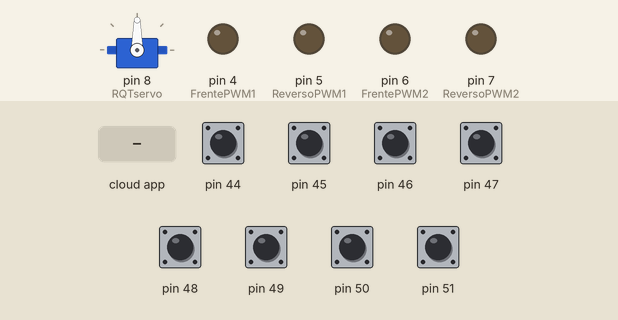
Recording of a sketch running on a simulated Arduino Mega 2560, built with avr-gcc and run on an emulated ATmega2560. Shown: servo, output pins drawn as LEDs (lit = HIGH). The test bench sets the inputs (shaded band); at power-on: pin 44–51 HIGH. The ROS host is connected and sends only what is stated.

Above: at 1.2 s.
1.3 s: the phone or cloud app sets linear.x to -100
At 2.0 s:
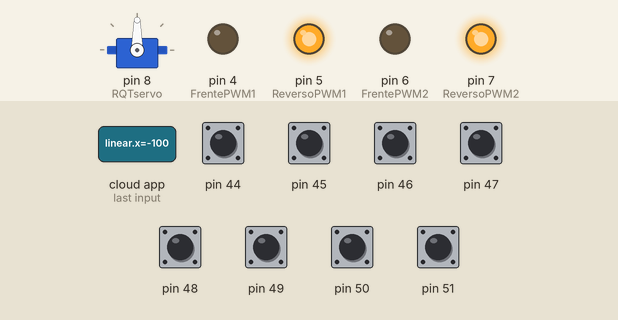
2.8 s: the phone or cloud app sets linear.x to 100
At 3.1 s:
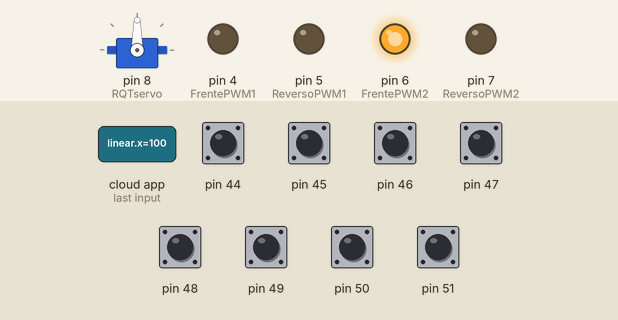
4.3 s: the phone or cloud app sets angular.z to -100
At 5.5 s:
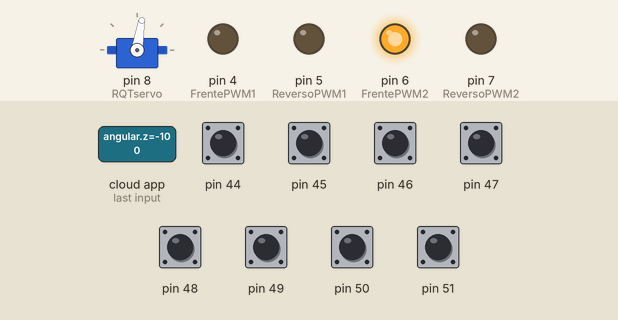
5.8 s: the phone or cloud app sets angular.z to 100
At 6.7 s:
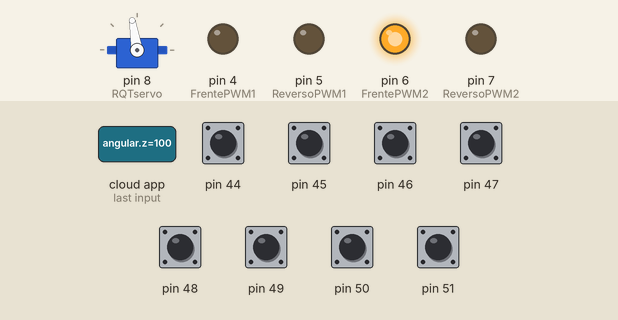
Timing chart, 0 to 8.3 s (numbered marks = the images above; inputs shaded):
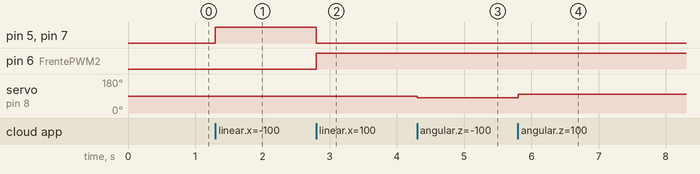

The sketch:

ENCODER_OK_31102023.ino
```cpp
#include <Servo.h>
#include <ArduinoHardware.h>
#include <ros.h>
#include <geometry_msgs/Twist.h>
#include <std_msgs/Float64.h>

ros::NodeHandle nh;
std_msgs::Float64 EncoderL;
ros::Publisher Encoder_Left("EncoderLeft", &EncoderL);

std_msgs::Float64 EncoderR;
ros::Publisher Encoder_Right("EncoderRight", &EncoderR);

int LeituraBin;
float EncoderAnterior, LeituraEncoder, ValorEncoder, LeituraGray;

int LeituraBin_R;
float EncoderAnterior_R, LeituraEncoder_R, ValorEncoder_R, LeituraGray_R;

Servo RQTservo;

float CTRL_Velocidade, AnguloServo;
float Velocidade_linear, Velocidade_angular;

int FrentePWM1 = 4;
int ReversoPWM1 = 5;
int FrentePWM2 = 6;
int ReversoPWM2 = 7;


void CTRL_Baja(const geometry_msgs::Twist& vel) {
  Velocidade_linear = vel.linear.x;
  Velocidade_angular = vel.angular.z;
}

ros::Subscriber<geometry_msgs::Twist> sub_CTRL("cmd_vel", &CTRL_Baja);

void setup() {
  RQTservo.attach(8);
  pinMode(FrentePWM2, OUTPUT);
  pinMode(ReversoPWM2, OUTPUT);

  nh.initNode();
  nh.subscribe(sub_CTRL);
  nh.advertise(Encoder_Left);
  nh.advertise(Encoder_Right);

  pinMode(51, INPUT);
  pinMode(49, INPUT);
  pinMode(47, INPUT);
  pinMode(45, INPUT);

  pinMode(50, INPUT);
  pinMode(48, INPUT);
  pinMode(46, INPUT);
  pinMode(44, INPUT);
}
void loop() {
  LeituraBin_R = (!digitalRead(51) & 0x1) | ((!digitalRead(49) & 0x1) << 1) | ((!digitalRead(47) & 0x1) << 2) | ((!digitalRead(45) & 0x1) << 3);
  LeituraBin = (!digitalRead(50) & 0x1) | ((!digitalRead(48) & 0x1) << 1) | ((!digitalRead(46) & 0x1) << 2) | ((!digitalRead(44) & 0x1) << 3);
  bin_gray();
  velocidade();
  velocidade_R();

  EncoderL.data = ValorEncoder;
  Encoder_Left.publish(&EncoderL);
  EncoderR.data = ValorEncoder_R;
  Encoder_Right.publish(&EncoderR);
  nh.spinOnce();


  //======== Direção
  AnguloServo = map(Velocidade_angular, -10, 10, 0, 180);
  RQTservo.write(AnguloServo);

  //======== Deslocamento
  if (Velocidade_linear == 0) {
    CTRL_Velocidade = 512;
  } else {
    CTRL_Velocidade = (Velocidade_linear * 512) + 512;
  }

  if (CTRL_Velocidade < 512) {
    // reverse rotation
    int reversePWM = -(CTRL_Velocidade - 511) / 2;
    analogWrite(FrentePWM1, 0);
    analogWrite(ReversoPWM1, reversePWM);
    analogWrite(FrentePWM2, 0);
    analogWrite(ReversoPWM2, reversePWM);

  } else {
    // forward rotation
    int forwardPWM = (CTRL_Velocidade - 512) / 2;
    analogWrite(FrentePWM1, forwardPWM);
    analogWrite(ReversoPWM1, 0);
    analogWrite(FrentePWM2, forwardPWM);
    analogWrite(ReversoPWM2, 0);
  }

  nh.spinOnce();
}


//###################### CONVERSOR DE BIN PARA GRAY
void bin_gray() {
  switch (LeituraBin) {
    case 0: LeituraGray = 0; break;
    case 1: LeituraGray = 1; break;
    case 2: LeituraGray = 9; break;
    case 3: LeituraGray = 8; break;
    case 4: LeituraGray = 13; break;
    case 5: LeituraGray = 4; break;
    case 6: LeituraGray = 12; break;
    case 7: LeituraGray = 5; break;
    case 8: LeituraGray = 15; break;
    case 9: LeituraGray = 2; break;
    case 10: LeituraGray = 10; break;
    case 11: LeituraGray = 7; break;
    case 12: LeituraGray = 14; break;
    case 13: LeituraGray = 3; break;
    case 14: LeituraGray = 11; break;
    case 15: LeituraGray = 6; break;
  }

  switch (LeituraBin_R) {
    case 0: LeituraGray_R = 0; break;
    case 1: LeituraGray_R = 1; break;
    case 2: LeituraGray_R = 9; break;
    case 3: LeituraGray_R = 8; break;
    case 4: LeituraGray_R = 13; break;
    case 5: LeituraGray_R = 4; break;
    case 6: LeituraGray_R = 12; break;
    case 7: LeituraGray_R = 5; break;
    case 8: LeituraGray_R = 15; break;
    case 9: LeituraGray_R = 2; break;
    case 10: LeituraGray_R = 10; break;
    case 11: LeituraGray_R = 7; break;
    case 12: LeituraGray_R = 14; break;
    case 13: LeituraGray_R = 3; break;
    case 14: LeituraGray_R = 11; break;
    case 15: LeituraGray_R = 6; break;
  }
}

// CALCULO DE VELOCIDADE
void velocidade() {
  LeituraEncoder = (EncoderAnterior - LeituraGray);
  if (LeituraEncoder == 1 || LeituraEncoder == -15) {  // Giro no sentido horário
    ValorEncoder++;
  } else if (LeituraEncoder == -1 || LeituraEncoder == 15) {  // Giro no sentido anti-horário
    ValorEncoder--;
  } else {
    ValorEncoder = ValorEncoder + LeituraEncoder;
  }
  EncoderAnterior = LeituraGray;
}

void velocidade_R() {
  LeituraEncoder_R = (EncoderAnterior_R - LeituraGray_R);
  if (LeituraEncoder_R == 1 || LeituraEncoder_R == -15) {  // Giro no sentido horário
    ValorEncoder_R++;
  } else if (LeituraEncoder_R == -1 || LeituraEncoder_R == 15) {  // Giro no sentido anti-horário
    ValorEncoder_R--;
  } else {
    ValorEncoder_R = ValorEncoder_R + LeituraEncoder_R;
  }
  EncoderAnterior_R = LeituraGray_R;
}
```

Measured:
- after the input at 1.3 s, pin 5 (ReversoPWM1), pin 7 (ReversoPWM2): LOW → HIGH at once
- after the input at 2.8 s, pin 5 (ReversoPWM1), pin 7 (ReversoPWM2): HIGH → LOW at once; pin 6 (FrentePWM2): LOW → HIGH at once
- after the input at 4.3 s, servo on pin 8 (RQTservo): 90° → 81° at once
- after the input at 5.8 s, servo on pin 8 (RQTservo): 81° → 99° at once
